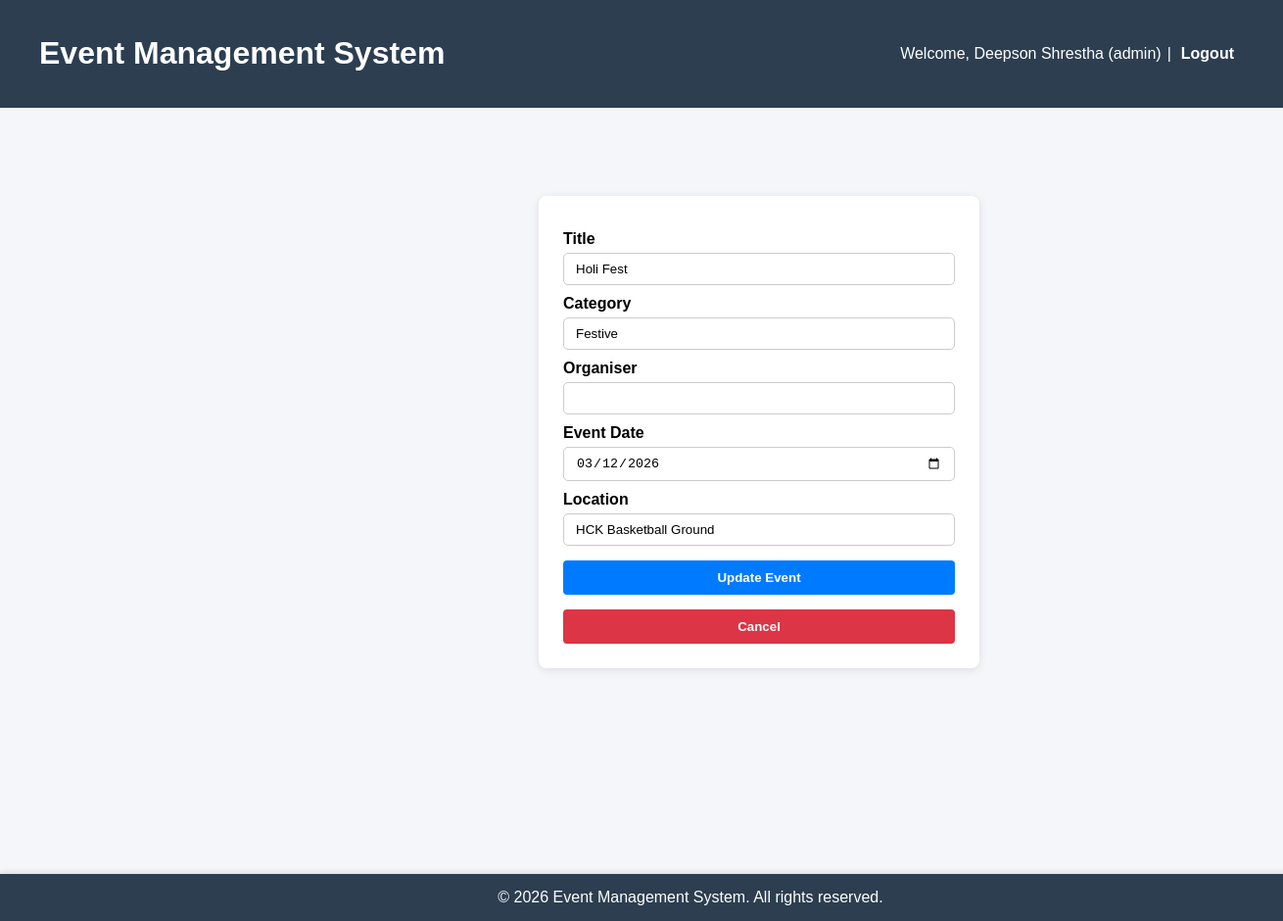
The page /edit_event.php?id=15 (signed in) on the database its author committed.
### tables this page shows
CREATE TABLE `events` (
  `id` int(11) NOT NULL,
  `title` varchar(255) NOT NULL,
  `category` varchar(100) DEFAULT NULL,
  `organizer` varchar(100) DEFAULT NULL,
  `event_date` date DEFAULT NULL,
  `location` varchar(100) DEFAULT NULL,
  `max_participants` int(11) NOT NULL
);

### public/edit_event.php (the view, shortened to what this page needs)
<?php
require '../config/db.php';
require '../includes/header.php';
$id = (int) $_GET['id'];
$stmt = $pdo->prepare("SELECT * FROM events WHERE id = ?");
$stmt->execute([$id]);
$event = $stmt->fetch();
?>
<form method="POST" class="form">
    <label>Title</label>
    <input name="title" value="<?= htmlspecialchars($event['title']) ?>" required>
    <label>Category</label>
    <input name="category" value="<?= htmlspecialchars($event['category']) ?>" required>
    <label>Organiser</label>
    <input name="organiser" value="<?= htmlspecialchars($event['organiser']) ?>" required>
    <label>Event Date</label>
    <input type="date" name="event_date" value="<?= htmlspecialchars($event['event_date']) ?>" required>
    <label>Location</label>
    <input name="location" value="<?= htmlspecialchars($event['location']) ?>" required>
    <button type="submit">Update Event</button>
<button type="button" id="btn-secondary" onclick="window.location.href='index.php'" style="background-color:#dc3545; color:#fff; padding:10px 16px; border:none; border-radius:4px; font-weight:bold; cursor:pointer; transition:0.2s;">Cancel</button></form>
<?php require '../includes/footer.php'; ?>

### assets/css/style.css (style rules this page uses)
html, body { min-height: 100vh; margin: 0; font-family: Arial, sans-serif; background: #f5f6fa; }
body { display: flex; flex-direction: column; margin: 0; }
.form-container, form.form { margin-top: 350px; max-width: 400px; margin: 200px 50px 210px 550px; background: #fff; padding: 25px; border-radius: 8px; box-shadow: 0 2px 8px rgba(0,0,0,0.1); }
.form-container label, form.form label { display: block; margin-top: 10px; font-weight: bold; }
.form-container input, .form-container select, .form-container textarea, form.form input, form.form select, form.form textarea { width: 100%; padding: 8px 12px; margin-top: 5px; border-radius: 5px; border: 1px solid #ccc; box-sizing: border-box; }
.form-container button, form.form button { width: 100%; margin-top: 15px; background-color: #007bff; color: #fff; padding: 10px; border-radius: 4px; border: none; font-weight: bold; cursor: pointer; transition: background 0.2s; }

### rows shown on the page
events: title "Holi Fest", category "Festive", event_date "03/12/2026", location "HCK Basketball Ground"

### other values the page prints
$_SESSION['user'] "Deepson Shrestha"
$_SESSION['role'] "admin"
